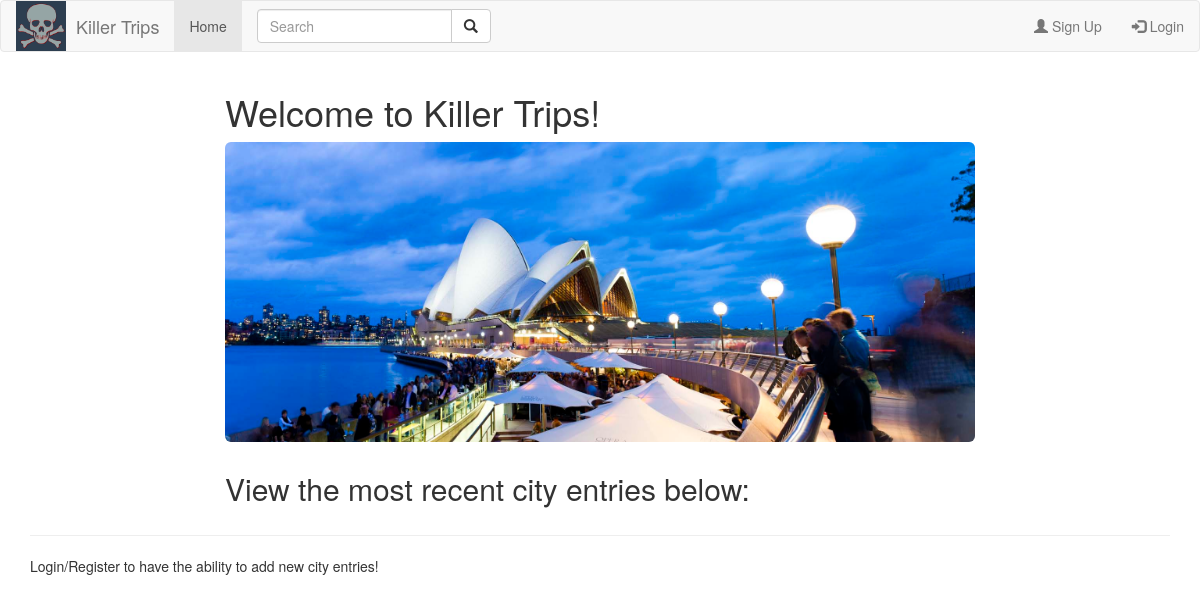
The page /src/views/homepage.php on the database as committed earlier.
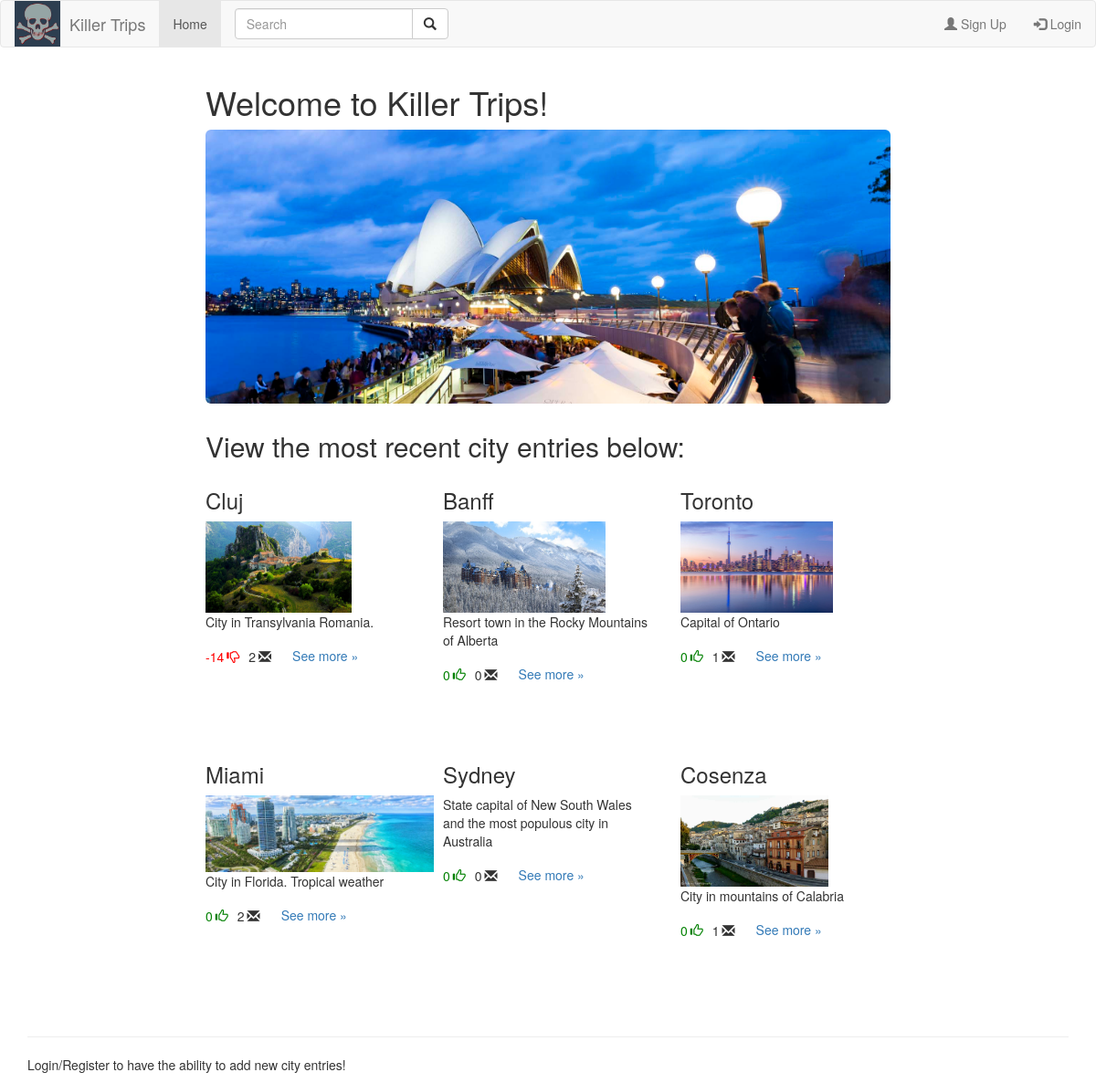
The same page on the database as committed later.
### tables this page shows
CREATE TABLE `cities` (
  `cityid` int(11) NOT NULL,
  `city` varchar(100) NOT NULL,
  `description` varchar(1000) NOT NULL,
  `country` varchar(100) NOT NULL,
  `image` varchar(200) NOT NULL,
  `date` timestamp NOT NULL DEFAULT CURRENT_TIMESTAMP
);

### src/php/Cities.php (called while the page is built, shortened)
<?php
class Cities {
	public static function getNumCities(){
		try {
            $db = Database::getConnection();
            $queryString = "SELECT * FROM `cities`";
            $result = $db->query($queryString);
            $rows = array();
            while ($row = $result->fetch_assoc()) {
                array_push($rows, $row);
            }
        }
        catch(mysqli_sql_exception $e){
            echo "Connection failed: " . $e->getMessage();
        }
        return $rows;
    }
}
?>

### src/php/Votes.php (called while the page is built, shortened)
<?php
class Votes {
	public static function getVotesForCity($cityid){
		try {
            $db = Database::getConnection();
            $queryString = "SELECT count(case when cityid = $cityid and score = 1 then 1 end) as upvote, count(case when cityid = $cityid and score = -1 then 1 end) as downvote FROM vote";
            $result = $db->query($queryString);
            $row = $result->fetch_assoc();
            $upvotes = $row["upvote"];
            $downvote = $row["downvote"];
            $difference = (int)$upvotes - (int)$downvote;
        }
        catch(mysqli_sql_exception $e){
            echo "Connection failed: " . $e->getMessage();
        }
        return $difference;
    }
}
?>

### src/php/Comments.php (called while the page is built, shortened)
<?php
class Comments {
	public static function getNumComments($cityid){
		try {
            $db = Database::getConnection();
            $queryString = "SELECT count(case when cityid = $cityid then 1 end) as comments FROM comments";
            $result = $db->query($queryString);
            $row = $result->fetch_assoc();
            $comments = (int)$row["comments"];
        }
        catch(mysqli_sql_exception $e){
            echo "Connection failed: " . $e->getMessage();
        }
        return $comments;
    }
}
?>

### src/views/homepage.php (the view, shortened to what the changed rows need)
<?php
    include("../php/Comments.php");
    include("../php/Votes.php");
?>
<!DOCTYPE html>
    <head>
        <link rel="stylesheet" href="https://maxcdn.bootstrapcdn.com/bootstrap/3.3.7/css/bootstrap.min.css">
        <link rel="stylesheet" href="../css/cities.css">
    </head>
    <body>
      <link rel="stylesheet" type="text/css" href="//netdna.bootstrapcdn.com/font-awesome/4.1.0/css/font-awesome.min.css">
      <div class="container">
        <div class="row row-offcanvas row-offcanvas-right">
          <div class="col-md-offset-2 col-md-8">
            <h1>Welcome to Killer Trips!</h1>
            <h2>View the most recent city entries below:</h2>
            <div class="row">
              <?php
                include_once("../php/Cities.php");
                $cities = Cities::getNumCities();
                $arrlength = count($cities);
                for($x = 0; $x < $arrlength; $x++) {
                  $city = $cities[$x];
                  $votescore = Votes::getVotesForCity($city["cityid"]);
                  $comments = Comments::getNumComments($city["cityid"]);
                  ?>
                  <div style="height: 300px;" class="col-lg-4 col-xl-6 col-sm-6 col-md-6 city">
                    <h3><?php echo $city['city']?></h3>
                    <img src=<?php echo "../images/".$city['image']?> alt="" />
                    <p class="description"><?php echo $city['description']?></p>
                    <p class="votescore" style="color: <?PHP echo ($votescore >= 0)? 'green': 'red'; ?>"><?php echo $votescore?></p>
                    <span class="voteicon" style="color: <?PHP echo ($votescore >= 0)? 'green': 'red'; ?>"><i class="glyphicon <?PHP echo ($votescore >= 0)? 'glyphicon-thumbs-up': 'glyphicon-thumbs-down'; ?>"></i></span>
                    <p class="votescore" ><?php echo $comments?></p>
                    <span class="voteicon"><i class="glyphicon glyphicon-envelope"></i></span>
                    <p style="float:left;"><a class="btn btn-secondary" href="city.php?cityid=<?php echo $city['cityid']?>" role="button">See more &raquo;</a></p>
                  </div>
                  <?php
                }
              ?>
            </div>
          </div>
        </div>
      </div>
    </body>
</html>

Rows that differ between the two databases and show on the page:
added cities: city "Cluj", image (picture), description "City in Transylvania Romania.", votescore "-14", comments "2"
added cities: city "Banff", image (picture), description "Resort town in the Rocky Mountains of Alberta", votescore "0", comments "0"
added cities: city "Toronto", image (picture), description "Capital of Ontario", votescore "0", comments "1"
added cities: city "Miami", image (picture), description "City in Florida. Tropical weather", votescore "0", comments "2"
added cities: city "Sydney", description "State capital of New South Wales and the most populous city in Australia", votescore "0", comments "0"
added cities: city "Cosenza", image (picture), description "City in mountains of Calabria", votescore "0", comments "1"
